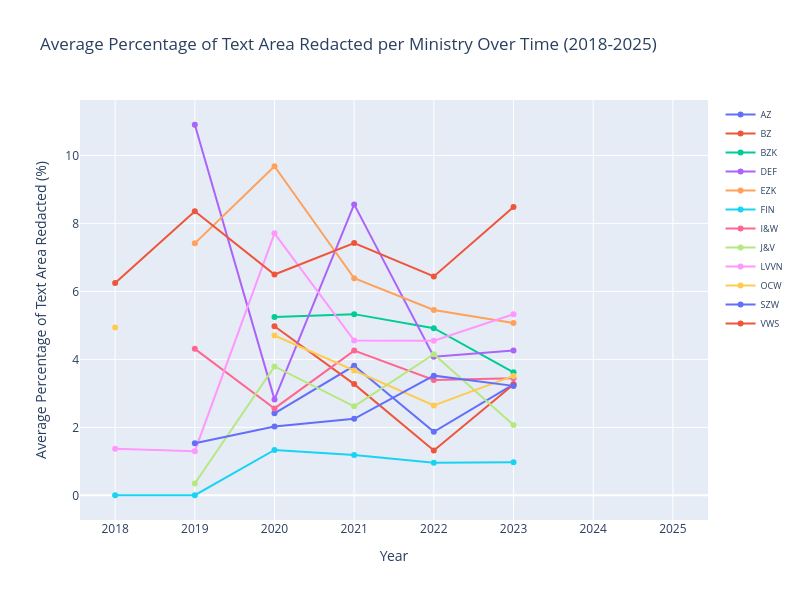

Source (notebook cell):
### Code cell
## Note that the text redacction detection algorithm has only been applied to the dataset up until 2023.
## See [3] for more details on the redaction detection method.

import plotly.graph_objects as go

# Filter for years >= 2018 to match other plots
redaction_by_ministry_year_filtered = redaction_by_ministry_year[redaction_by_ministry_year['dc_date_year'] >= 2018]

# Create the interactive plot
fig = go.Figure()

# Plot a line for each ministry
for ministry in VALID_MINISTRIES:
    ministry_data = redaction_by_ministry_year_filtered[
        redaction_by_ministry_year_filtered['dc_publisher_name'] == ministry
    ].sort_values('dc_date_year')
    
    # Create hover text with count information
    hover_text = [f"Year: {int(year)}<br>% Pages Redacted: {pct:.2f}%" 
                  for year, pct in zip(ministry_data['dc_date_year'], 
                                       ministry_data['avg_pct_text_area_redacted'])]
    
    fig.add_trace(go.Scatter(
        x=ministry_data['dc_date_year'],
        y=ministry_data['avg_pct_text_area_redacted'],
        mode='lines+markers',
        name=ministry,
        hovertext=hover_text,
        hoverinfo='text',
        line=dict(width=2),
        marker=dict(size=6)
    ))

fig.update_layout(
    title='Average Percentage of Text Area Redacted per Ministry Over Time (2018-2025)',
    xaxis_title='Year',
    yaxis_title='Average Percentage of Text Area Redacted (%)',
    hovermode='closest',
    height=600,
    width=800,
    legend=dict(font=dict(size=9))
)

fig.show()

### Figure 1 — Plotly figure (JSON) as saved in the notebook; plotly's stock layout.template omitted (floating-point values rounded to 4 significant figures)
{"data": [{"hoverinfo": "text", "hovertext": ["Year: 2018<br>% Pages Redacted: nan%", "Year: 2019<br>% Pages Redacted: nan%", "Year: 2020<br>% Pages Redacted: 2.41%", "Year: 2021<br>% Pages Redacted: 3.81%", "Year: 2022<br>% Pages Redacted: 1.87%", "Year: 2023<br>% Pages Redacted: 3.26%", "Year: 2024<br>% Pages Redacted: nan%", "Year: 2025<br>% Pages Redacted: nan%"], "line": {"width": 2}, "marker": {"size": 6}, "mode": "lines+markers", "name": "AZ", "type": "scatter", "x": [2018, 2019, 2020, 2021, 2022, 2023, 2024, 2025], "y": [null, null, 2.414, 3.81, 1.869, 3.264, null, null]}, {"hoverinfo": "text", "hovertext": ["Year: 2018<br>% Pages Redacted: nan%", "Year: 2019<br>% Pages Redacted: nan%", "Year: 2020<br>% Pages Redacted: 4.98%", "Year: 2021<br>% Pages Redacted: 3.27%", "Year: 2022<br>% Pages Redacted: 1.32%", "Year: 2023<br>% Pages Redacted: 3.26%", "Year: 2024<br>% Pages Redacted: nan%", "Year: 2025<br>% Pages Redacted: nan%"], "line": {"width": 2}, "marker": {"size": 6}, "mode": "lines+markers", "name": "BZ", "type": "scatter", "x": [2018, 2019, 2020, 2021, 2022, 2023, 2024, 2025], "y": [null, null, 4.975, 3.272, 1.32, 3.261, null, null]}, {"hoverinfo": "text", "hovertext": ["Year: 2018<br>% Pages Redacted: nan%", "Year: 2019<br>% Pages Redacted: nan%", "Year: 2020<br>% Pages Redacted: 5.25%", "Year: 2021<br>% Pages Redacted: 5.33%", "Year: 2022<br>% Pages Redacted: 4.92%", "Year: 2023<br>% Pages Redacted: 3.62%", "Year: 2024<br>% Pages Redacted: nan%", "Year: 2025<br>% Pages Redacted: nan%"], "line": {"width": 2}, "marker": {"size": 6}, "mode": "lines+markers", "name": "BZK", "type": "scatter", "x": [2018, 2019, 2020, 2021, 2022, 2023, 2024, 2025], "y": [null, null, 5.246, 5.33, 4.916, 3.619, null, null]}, {"hoverinfo": "text", "hovertext": ["Year: 2018<br>% Pages Redacted: nan%", "Year: 2019<br>% Pages Redacted: 10.90%", "Year: 2020<br>% Pages Redacted: 2.82%", "Year: 2021<br>% Pages Redacted: 8.56%", "Year: 2022<br>% Pages Redacted: 4.08%", "Year: 2023<br>% Pages Redacted: 4.26%", "Year: 2024<br>% Pages Redacted: nan%", "Year: 2025<br>% Pages Redacted: nan%"], "line": {"width": 2}, "marker": {"size": 6}, "mode": "lines+markers", "name": "DEF", "type": "scatter", "x": [2018, 2019, 2020, 2021, 2022, 2023, 2024, 2025], "y": [null, 10.9, 2.822, 8.558, 4.076, 4.26, null, null]}, {"hoverinfo": "text", "hovertext": ["Year: 2018<br>% Pages Redacted: nan%", "Year: 2019<br>% Pages Redacted: 7.41%", "Year: 2020<br>% Pages Redacted: 9.68%", "Year: 2021<br>% Pages Redacted: 6.38%", "Year: 2022<br>% Pages Redacted: 5.45%", "Year: 2023<br>% Pages Redacted: 5.07%", "Year: 2024<br>% Pages Redacted: nan%", "Year: 2025<br>% Pages Redacted: nan%"], "line": {"width": 2}, "marker": {"size": 6}, "mode": "lines+markers", "name": "EZK", "type": "scatter", "x": [2018, 2019, 2020, 2021, 2022, 2023, 2024, 2025], "y": [null, 7.412, 9.682, 6.384, 5.45, 5.072, null, null]}, {"hoverinfo": "text", "hovertext": ["Year: 2018<br>% Pages Redacted: 0.00%", "Year: 2019<br>% Pages Redacted: 0.00%", "Year: 2020<br>% Pages Redacted: 1.34%", "Year: 2021<br>% Pages Redacted: 1.18%", "Year: 2022<br>% Pages Redacted: 0.96%", "Year: 2023<br>% Pages Redacted: 0.97%", "Year: 2024<br>% Pages Redacted: nan%", "Year: 2025<br>% Pages Redacted: nan%"], "line": {"width": 2}, "marker": {"size": 6}, "mode": "lines+markers", "name": "FIN", "type": "scatter", "x": [2018, 2019, 2020, 2021, 2022, 2023, 2024, 2025], "y": [0.003077, 0.004286, 1.336, 1.184, 0.9577, 0.9717, null, null]}, {"hoverinfo": "text", "hovertext": ["Year: 2018<br>% Pages Redacted: nan%", "Year: 2019<br>% Pages Redacted: 4.31%", "Year: 2020<br>% Pages Redacted: 2.56%", "Year: 2021<br>% Pages Redacted: 4.26%", "Year: 2022<br>% Pages Redacted: 3.40%", "Year: 2023<br>% Pages Redacted: 3.44%", "Year: 2024<br>% Pages Redacted: nan%", "Year: 2025<br>% Pages Redacted: nan%"], "line": {"width": 2}, "marker": {"size": 6}, "mode": "lines+markers", "name": "I&W", "type": "scatter", "x": [2018, 2019, 2020, 2021, 2022, 2023, 2024, 2025], "y": [null, 4.31, 2.557, 4.258, 3.396, 3.443, null, null]}, {"hoverinfo": "text", "hovertext": ["Year: 2018<br>% Pages Redacted: nan%", "Year: 2019<br>% Pages Redacted: 0.35%", "Year: 2020<br>% Pages Redacted: 3.79%", "Year: 2021<br>% Pages Redacted: 2.62%", "Year: 2022<br>% Pages Redacted: 4.15%", "Year: 2023<br>% Pages Redacted: 2.07%", "Year: 2024<br>% Pages Redacted: nan%", "Year: 2025<br>% Pages Redacted: nan%"], "line": {"width": 2}, "marker": {"size": 6}, "mode": "lines+markers", "name": "J&V", "type": "scatter", "x": [2018, 2019, 2020, 2021, 2022, 2023, 2024, 2025], "y": [null, 0.3478, 3.791, 2.618, 4.151, 2.073, null, null]}, {"hoverinfo": "text", "hovertext": ["Year: 2018<br>% Pages Redacted: 1.37%", "Year: 2019<br>% Pages Redacted: 1.30%", "Year: 2020<br>% Pages Redacted: 7.71%", "Year: 2021<br>% Pages Redacted: 4.55%", "Year: 2022<br>% Pages Redacted: 4.55%", "Year: 2023<br>% Pages Redacted: 5.32%", "Year: 2024<br>% Pages Redacted: nan%", "Year: 2025<br>% Pages Redacted: nan%"], "line": {"width": 2}, "marker": {"size": 6}, "mode": "lines+markers", "name": "LVVN", "type": "scatter", "x": [2018, 2019, 2020, 2021, 2022, 2023, 2024, 2025], "y": [1.373, 1.301, 7.707, 4.554, 4.546, 5.325, null, null]}, {"hoverinfo": "text", "hovertext": ["Year: 2018<br>% Pages Redacted: 4.93%", "Year: 2019<br>% Pages Redacted: nan%", "Year: 2020<br>% Pages Redacted: 4.70%", "Year: 2021<br>% Pages Redacted: 3.67%", "Year: 2022<br>% Pages Redacted: 2.64%", "Year: 2023<br>% Pages Redacted: 3.51%", "Year: 2024<br>% Pages Redacted: nan%", "Year: 2025<br>% Pages Redacted: nan%"], "line": {"width": 2}, "marker": {"size": 6}, "mode": "lines+markers", "name": "OCW", "type": "scatter", "x": [2018, 2019, 2020, 2021, 2022, 2023, 2024, 2025], "y": [4.934, null, 4.701, 3.67, 2.643, 3.513, null, null]}, {"hoverinfo": "text", "hovertext": ["Year: 2018<br>% Pages Redacted: nan%", "Year: 2019<br>% Pages Redacted: 1.54%", "Year: 2020<br>% Pages Redacted: 2.02%", "Year: 2021<br>% Pages Redacted: 2.25%", "Year: 2022<br>% Pages Redacted: 3.52%", "Year: 2023<br>% Pages Redacted: 3.22%", "Year: 2024<br>% Pages Redacted: nan%", "Year: 2025<br>% Pages Redacted: nan%"], "line": {"width": 2}, "marker": {"size": 6}, "mode": "lines+markers", "name": "SZW", "type": "scatter", "x": [2018, 2019, 2020, 2021, 2022, 2023, 2024, 2025], "y": [null, 1.535, 2.022, 2.251, 3.521, 3.22, null, null]}, {"hoverinfo": "text", "hovertext": ["Year: 2018<br>% Pages Redacted: 6.25%", "Year: 2019<br>% Pages Redacted: 8.35%", "Year: 2020<br>% Pages Redacted: 6.49%", "Year: 2021<br>% Pages Redacted: 7.42%", "Year: 2022<br>% Pages Redacted: 6.44%", "Year: 2023<br>% Pages Redacted: 8.48%", "Year: 2024<br>% Pages Redacted: nan%", "Year: 2025<br>% Pages Redacted: nan%"], "line": {"width": 2}, "marker": {"size": 6}, "mode": "lines+markers", "name": "VWS", "type": "scatter", "x": [2018, 2019, 2020, 2021, 2022, 2023, 2024, 2025], "y": [6.248, 8.355, 6.494, 7.419, 6.44, 8.478, null, null]}], "layout": {"height": 600, "hovermode": "closest", "legend": {"font": {"size": 9}}, "title": {"text": "Average Percentage of Text Area Redacted per Ministry Over Time (2018-2025)"}, "width": 800, "xaxis": {"title": {"text": "Year"}}, "yaxis": {"title": {"text": "Average Percentage of Text Area Redacted (%)"}}}}
